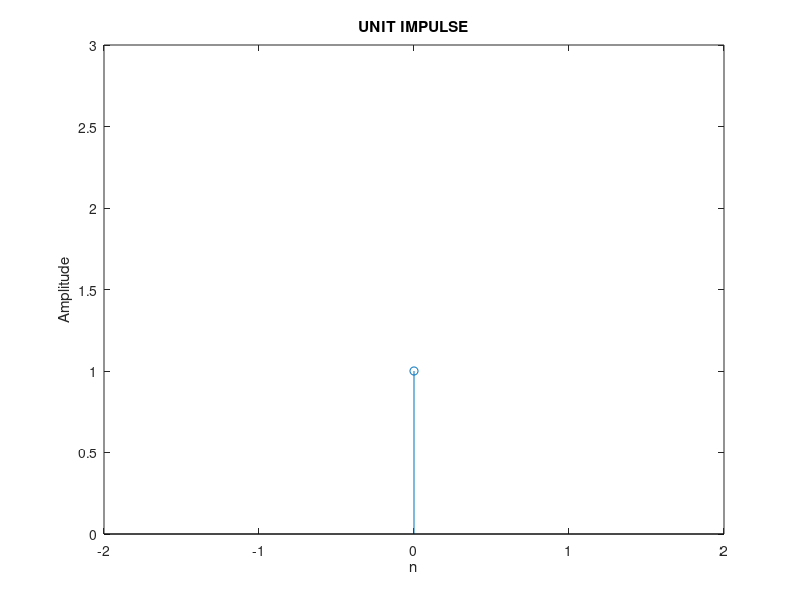

The MATLAB source for this figure:

%UNIT IMPULSE FUNCTION
clear all;
for n2=-2:1:2
 if n2==0
  y2=ones(1);
  stem(n2,y2);
  xlabel('n');
  ylabel('Amplitude');
  title('UNIT IMPULSE');
  axis([-2 2 0 3]);
 end
end
